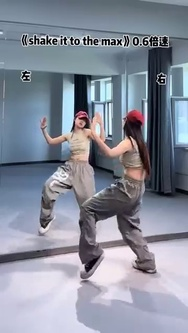
#> input picture data/frames/frame_00005.jpg, 188 x 333 px, shrunk from 360 x 640 before the run, found by its file name; its folder holds 4 pictures in this run
$ python analyze_colors.py
#> lines starting #> are read from the running program, lines starting #| are printed output that depends on the picture
import os
import json
import cv2
import numpy as np
from collections import Counter

def extract_dominant_color(hsv_img):
    # Получаем основной оттенок (Hue)
    h = hsv_img[..., 0].flatten()
    counts = Counter(h)
    dominant = counts.most_common(1)[0][0]
    return int(dominant)

def compute_saturation(hsv_img):
    return float(hsv_img[..., 1].mean())

def compute_contrast(gray_img):
    return float(np.std(gray_img))  # стандартное отклонение яркости

def analyze_colors(frames_dir="data/frames", output_path="data/color_profile.json"):
#> called with frames_dir = 'data/frames', output_path = 'data/color_profile.json'
    frames = sorted([f for f in os.listdir(frames_dir) if f.endswith(".jpg")])
    results = []

    for fname in frames:
        path = os.path.join(frames_dir, fname)
        img = cv2.imread(path)
#> img is the input picture: shape (333, 188, 3); mean B, G, R 154.1, 140.2, 134.5

        if img is None:
            continue

        hsv = cv2.cvtColor(img, cv2.COLOR_BGR2HSV)
#> hsv: shape (333, 188, 3); mean H, S, V 111.8, 49.6, 156.3
        gray = cv2.cvtColor(img, cv2.COLOR_BGR2GRAY)
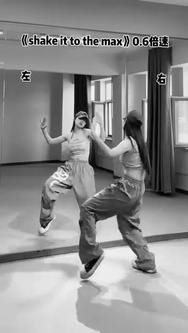
#> gray: shape (333, 188); min 0, max 255, mean 140.1

        dominant_hue = extract_dominant_color(hsv)
#> in extract_dominant_color, `counts = Counter(h)`: counts = 131 items
#> in extract_dominant_color, `dominant = counts.most_common(1)[0][0]`: dominant = 105
#> dominant_hue = 105
        saturation = compute_saturation(hsv)
#> saturation = 49.61
        contrast = compute_contrast(gray)
#> contrast = 56.06

        results.append({
            "frame": fname,
            "dominant_hue": dominant_hue,
            "saturation": round(saturation, 2),
            "contrast": round(contrast, 2)
        })
#> pass 2 of the loop in analyze_colors, `for fname in frames:`:
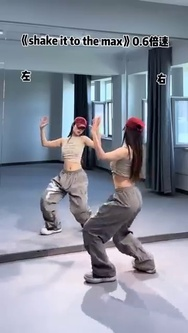
#> input picture data/frames/frame_00006.jpg, 188 x 333 px, shrunk from 360 x 640 before the run, found by its file name
#> in analyze_colors, img is the input picture: shape (333, 188, 3); mean B, G, R 152.8, 138.7, 132.9
#> hsv: shape (333, 188, 3); mean H, S, V 111.9, 51.3, 155.1
#> in analyze_colors, `gray = cv2.cvtColor(img, cv2.COLOR_BGR2GRAY)`:
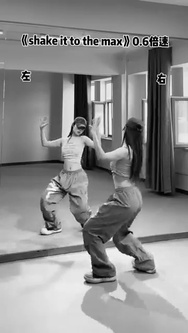
#> gray: shape (333, 188); min 0, max 255, mean 138.6
#> saturation = 51.31
#> contrast = 57.61
#> pass 3 of the loop in analyze_colors, `for fname in frames:`:
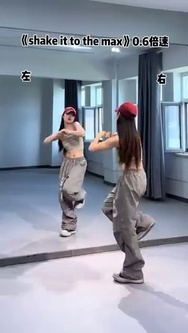
#> input picture data/frames/frame_00011.jpg, 188 x 333 px, shrunk from 360 x 640 before the run, found by its file name
#> in analyze_colors, img is the input picture: shape (333, 188, 3); mean B, G, R 159.2, 145.1, 139.1
#> hsv: shape (333, 188, 3); mean H, S, V 112.2, 49, 161.3
#> in analyze_colors, `gray = cv2.cvtColor(img, cv2.COLOR_BGR2GRAY)`:
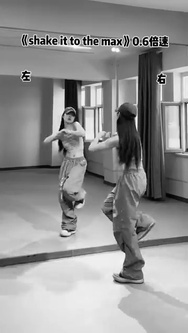
#> gray: shape (333, 188); min 0, max 255, mean 144.9
#> saturation = 49.05
#> contrast = 58.2
#> the loop made 4 passes; the first 3 are shown

    with open(output_path, "w", encoding="utf-8") as f:
        json.dump(results, f, indent=2)

    print(f"✅ Цветовой профиль сохранён в {output_path}")

if __name__ == "__main__":
    analyze_colors()
